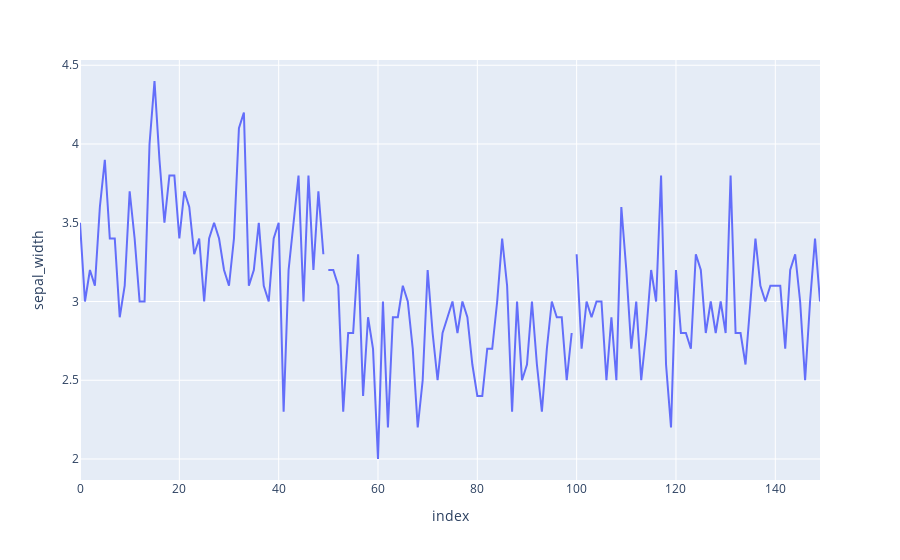

Source (notebook cell):
### Code cell
df = px.data.iris()

fig = px.line(df, y="sepal_width", line_group='species')

fig.show()

### Figure 1 — Plotly figure (JSON) as saved in the notebook; plotly's stock layout.template omitted (floating-point values rounded to 4 significant figures)
{"data": [{"hovertemplate": "species=setosa<br>index=%{x}<br>sepal_width=%{y}<extra></extra>", "legendgroup": "", "line": {"color": "#636efa", "dash": "solid"}, "marker": {"symbol": "circle"}, "mode": "lines", "name": "", "orientation": "v", "showlegend": false, "type": "scatter", "x": [0, 1, 2, 3, 4, 5, 6, 7, 8, 9, 10, 11, 12, 13, 14, 15, 16, 17, 18, 19, 20, 21, 22, 23, 24, 25, 26, 27, 28, 29, 30, 31, 32, 33, 34, 35, 36, 37, 38, 39, 40, 41, 42, 43, 44, 45, 46, 47, 48, 49], "xaxis": "x", "y": [3.5, 3.0, 3.2, 3.1, 3.6, 3.9, 3.4, 3.4, 2.9, 3.1, 3.7, 3.4, 3.0, 3.0, 4.0, 4.4, 3.9, 3.5, 3.8, 3.8, 3.4, 3.7, 3.6, 3.3, 3.4, 3.0, 3.4, 3.5, 3.4, 3.2, 3.1, 3.4, 4.1, 4.2, 3.1, 3.2, 3.5, 3.1, 3.0, 3.4, 3.5, 2.3, 3.2, 3.5, 3.8, 3.0, 3.8, 3.2, 3.7, 3.3], "yaxis": "y"}, {"hovertemplate": "species=versicolor<br>index=%{x}<br>sepal_width=%{y}<extra></extra>", "legendgroup": "", "line": {"color": "#636efa", "dash": "solid"}, "marker": {"symbol": "circle"}, "mode": "lines", "name": "", "orientation": "v", "showlegend": false, "type": "scatter", "x": [50, 51, 52, 53, 54, 55, 56, 57, 58, 59, 60, 61, 62, 63, 64, 65, 66, 67, 68, 69, 70, 71, 72, 73, 74, 75, 76, 77, 78, 79, 80, 81, 82, 83, 84, 85, 86, 87, 88, 89, 90, 91, 92, 93, 94, 95, 96, 97, 98, 99], "xaxis": "x", "y": [3.2, 3.2, 3.1, 2.3, 2.8, 2.8, 3.3, 2.4, 2.9, 2.7, 2.0, 3.0, 2.2, 2.9, 2.9, 3.1, 3.0, 2.7, 2.2, 2.5, 3.2, 2.8, 2.5, 2.8, 2.9, 3.0, 2.8, 3.0, 2.9, 2.6, 2.4, 2.4, 2.7, 2.7, 3.0, 3.4, 3.1, 2.3, 3.0, 2.5, 2.6, 3.0, 2.6, 2.3, 2.7, 3.0, 2.9, 2.9, 2.5, 2.8], "yaxis": "y"}, {"hovertemplate": "species=virginica<br>index=%{x}<br>sepal_width=%{y}<extra></extra>", "legendgroup": "", "line": {"color": "#636efa", "dash": "solid"}, "marker": {"symbol": "circle"}, "mode": "lines", "name": "", "orientation": "v", "showlegend": false, "type": "scatter", "x": [100, 101, 102, 103, 104, 105, 106, 107, 108, 109, 110, 111, 112, 113, 114, 115, 116, 117, 118, 119, 120, 121, 122, 123, 124, 125, 126, 127, 128, 129, 130, 131, 132, 133, 134, 135, 136, 137, 138, 139, 140, 141, 142, 143, 144, 145, 146, 147, 148, 149], "xaxis": "x", "y": [3.3, 2.7, 3.0, 2.9, 3.0, 3.0, 2.5, 2.9, 2.5, 3.6, 3.2, 2.7, 3.0, 2.5, 2.8, 3.2, 3.0, 3.8, 2.6, 2.2, 3.2, 2.8, 2.8, 2.7, 3.3, 3.2, 2.8, 3.0, 2.8, 3.0, 2.8, 3.8, 2.8, 2.8, 2.6, 3.0, 3.4, 3.1, 3.0, 3.1, 3.1, 3.1, 2.7, 3.2, 3.3, 3.0, 2.5, 3.0, 3.4, 3.0], "yaxis": "y"}], "layout": {"legend": {"tracegroupgap": 0}, "margin": {"t": 60}, "xaxis": {"anchor": "y", "domain": [0, 1], "title": {"text": "index"}}, "yaxis": {"anchor": "x", "domain": [0, 1], "title": {"text": "sepal_width"}}}}
